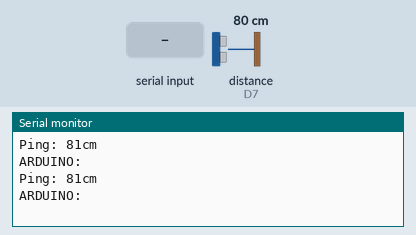
Bench run of a program on a simulated ESP8266 (NodeMCU). Parts: the last lines printed to the serial monitor. The inputs (shaded band) are chosen by the test bench; at power-on: distance to the obstacle (sensor on D7) 80 cm. The echo pulse lasts 58.3 µs per cm.

Above: at 2.8 s.
2.9 s: "1" received over Serial
At 3.8 s:
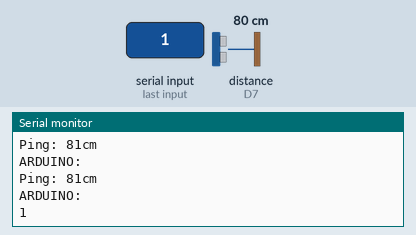
4.5 s: distance to the obstacle (sensor on D7) set to 2 cm
At 5.6 s:
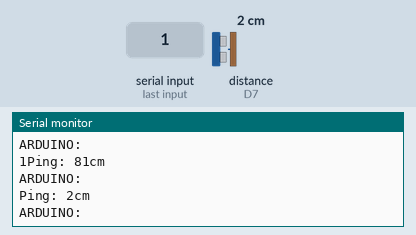
6.0 s: "0" received over Serial
At 6.4 s:
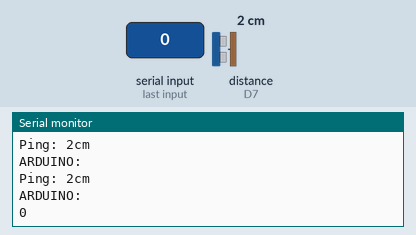
7.5 s: distance to the obstacle (sensor on D7) set to 4 cm
At 8.8 s:
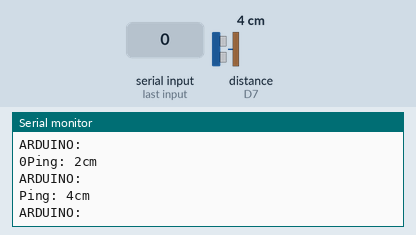
Timing chart, 0 to 10.0 s (numbered marks = the images above; inputs shaded):
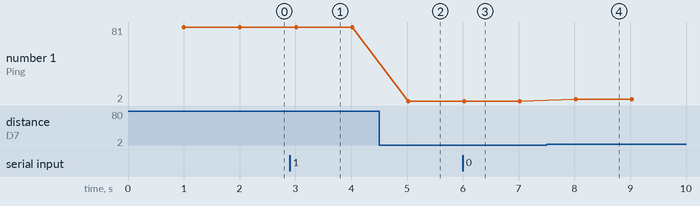

The program:

main.cpp
```cpp
#include <Arduino.h>
#include <NewPing.h>

#define TRIGGER_PIN   D8 // Arduino pin tied to trigger pin on ping sensor.
#define ECHO_PIN      D7 // Arduino pin tied to echo pin on ping sensor.
#define MAX_DISTANCE 200 // Maximum distance we want to ping for (in centimeters). Maximum sensor distance is rated at 400-500cm.

#include <NewPing.h>

#define TRIGGER_PIN  D8  // Arduino pin tied to trigger pin on the ultrasonic sensor.
#define ECHO_PIN     D7  // Arduino pin tied to echo pin on the ultrasonic sensor.
#define MAX_DISTANCE 200 // Maximum distance we want to ping for (in centimeters). Maximum sensor distance is rated at 400-500cm.

NewPing sonar(TRIGGER_PIN, ECHO_PIN, MAX_DISTANCE); // NewPing setup of pins and maximum distance.

void setup() {
  Serial.begin(9600); // Open serial monitor at 115200 baud to see ping results.
}

void loop() {
  delay(1000);                     // pings every second
  Serial.print("Ping: ");
  Serial.print(sonar.ping_cm()); // Send ping, get distance in cm and print result (0 = outside set distance range)
  Serial.println("cm");

  Serial.println("ARDUINO: ");
  if (Serial.available())
  {
      Serial.write(Serial.read());
  }
}
```

Measured:
- after the input at 2.9 s, the serial monitor: prints a new line after 0.12 s (image 1)
- after the input at 4.5 s, the serial monitor: prints a new line after 0.52 s (image 2)
- after the input at 6.0 s, the serial monitor: prints a new line at once (image 3)
- after the input at 7.5 s, the serial monitor: prints a new line after 0.53 s (image 4)
- plotted number 1: 81 → 2 after the input at 4.5 s, 2 → 4 after the input at 7.5 s
